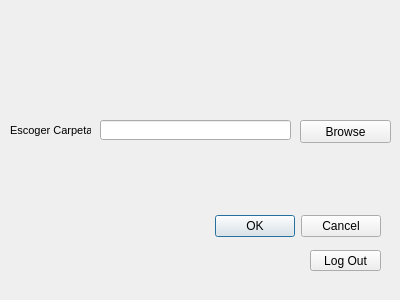
<?xml version="1.0" encoding="UTF-8"?>
<ui version="4.0">
 <class>Dialog</class>
 <widget class="QDialog" name="Dialog">
  <property name="geometry">
   <rect>
    <x>0</x>
    <y>0</y>
    <width>400</width>
    <height>300</height>
   </rect>
  </property>
  <property name="windowTitle">
   <string>Dialog</string>
  </property>
  <widget class="QDialogButtonBox" name="buttonBox">
   <property name="geometry">
    <rect>
     <x>40</x>
     <y>210</y>
     <width>341</width>
     <height>32</height>
    </rect>
   </property>
   <property name="orientation">
    <enum>Qt::Horizontal</enum>
   </property>
   <property name="standardButtons">
    <set>QDialogButtonBox::Cancel|QDialogButtonBox::Ok</set>
   </property>
  </widget>
  <widget class="QLineEdit" name="filepath">
   <property name="geometry">
    <rect>
     <x>100</x>
     <y>120</y>
     <width>191</width>
     <height>20</height>
    </rect>
   </property>
   <property name="text">
    <string/>
   </property>
  </widget>
  <widget class="QPushButton" name="browse">
   <property name="geometry">
    <rect>
     <x>300</x>
     <y>120</y>
     <width>91</width>
     <height>23</height>
    </rect>
   </property>
   <property name="text">
    <string>Browse</string>
   </property>
  </widget>
  <widget class="QLabel" name="label">
   <property name="geometry">
    <rect>
     <x>10</x>
     <y>110</y>
     <width>81</width>
     <height>41</height>
    </rect>
   </property>
   <property name="font">
    <font>
     <family>MS Shell Dlg 2</family>
     <pointsize>8</pointsize>
     <weight>50</weight>
     <bold>false</bold>
    </font>
   </property>
   <property name="text">
    <string>Escoger Carpeta:</string>
   </property>
  </widget>
  <widget class="QPushButton" name="log_out">
   <property name="geometry">
    <rect>
     <x>310</x>
     <y>250</y>
     <width>71</width>
     <height>21</height>
    </rect>
   </property>
   <property name="text">
    <string>Log Out</string>
   </property>
  </widget>
 </widget>
 <resources/>
 <connections>
  <connection>
   <sender>buttonBox</sender>
   <signal>accepted()</signal>
   <receiver>Dialog</receiver>
   <slot>accept()</slot>
   <hints>
    <hint type="sourcelabel">
     <x>248</x>
     <y>254</y>
    </hint>
    <hint type="destinationlabel">
     <x>157</x>
     <y>274</y>
    </hint>
   </hints>
  </connection>
  <connection>
   <sender>buttonBox</sender>
   <signal>rejected()</signal>
   <receiver>Dialog</receiver>
   <slot>reject()</slot>
   <hints>
    <hint type="sourcelabel">
     <x>316</x>
     <y>260</y>
    </hint>
    <hint type="destinationlabel">
     <x>286</x>
     <y>274</y>
    </hint>
   </hints>
  </connection>
 </connections>
</ui>
